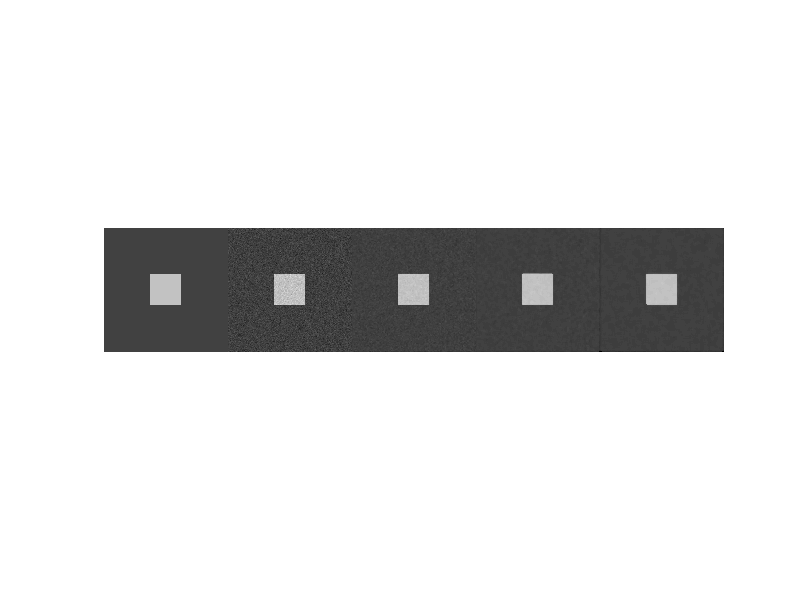

The MATLAB source for this figure:
%Excercise3: non linear filtering
clear all;
close all;
%Creating same img as exercise2
mosaic = zeros(256, 256*5);
mat=ones(256,256);
mat(1:256,1:256)=64;
mat(128-32:128+32,128-32:128+32)=192;
mosaic(:,1:256)= mat;
noise = randn(256, 256)*10;
noiseMat = mat + noise;
mosaic(:,257:257+255) = noiseMat;

%Using a medfilt2 to apply median filtering
medFiltered1 = medfilt2(noiseMat); %3x3
medFiltered2 = medfilt2(noiseMat, [6, 6]);
medFiltered3 = medfilt2(noiseMat, [9, 9]);


figure(1);

mosaic(:,513:513+255)=medFiltered1;
mosaic(:,769:769+255)=medFiltered2;
mosaic(:,1025:1280)=medFiltered3;

%Can see an arguably better result with median filtering than avereging.
imshow(mosaic, [0 255]);
